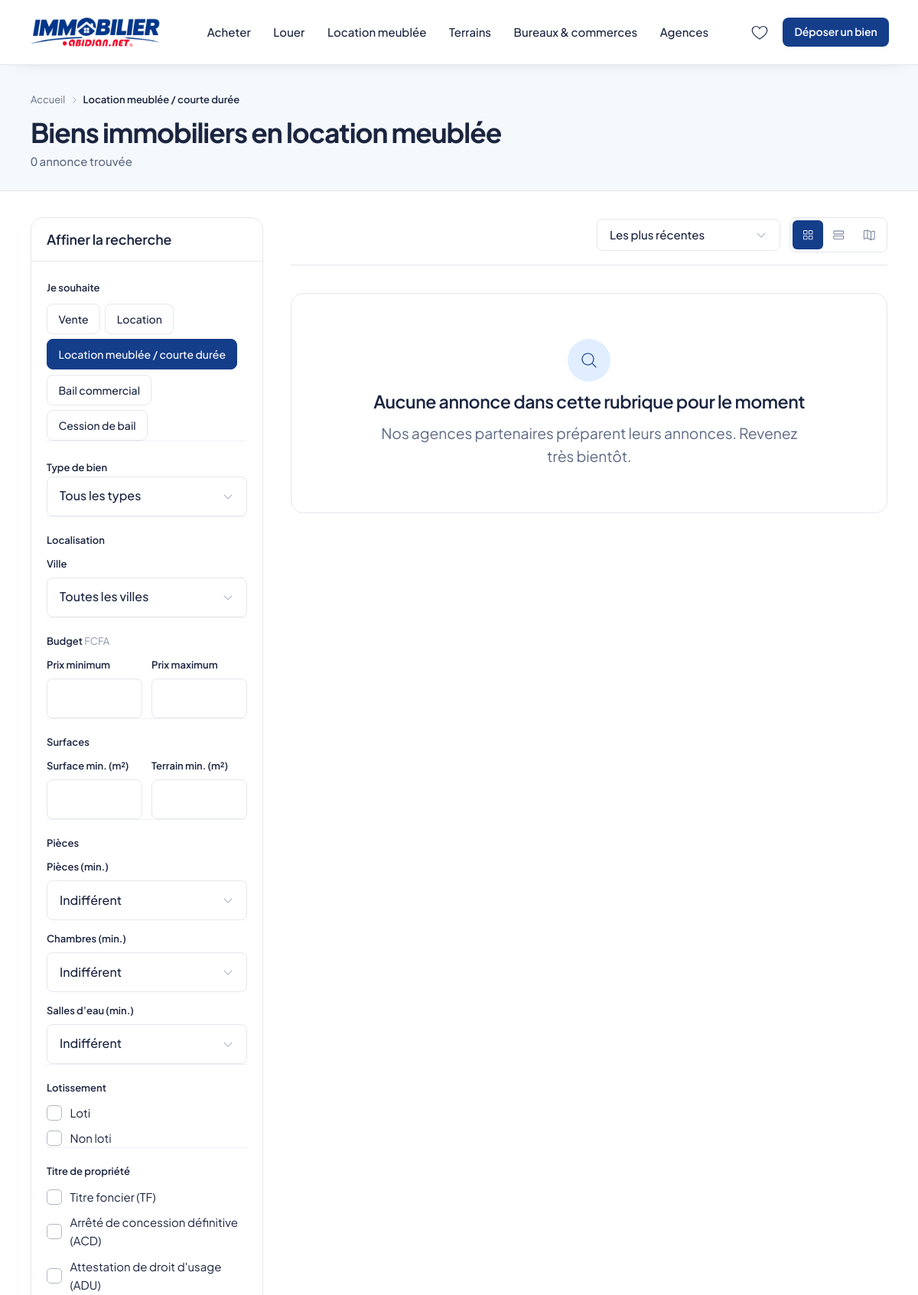
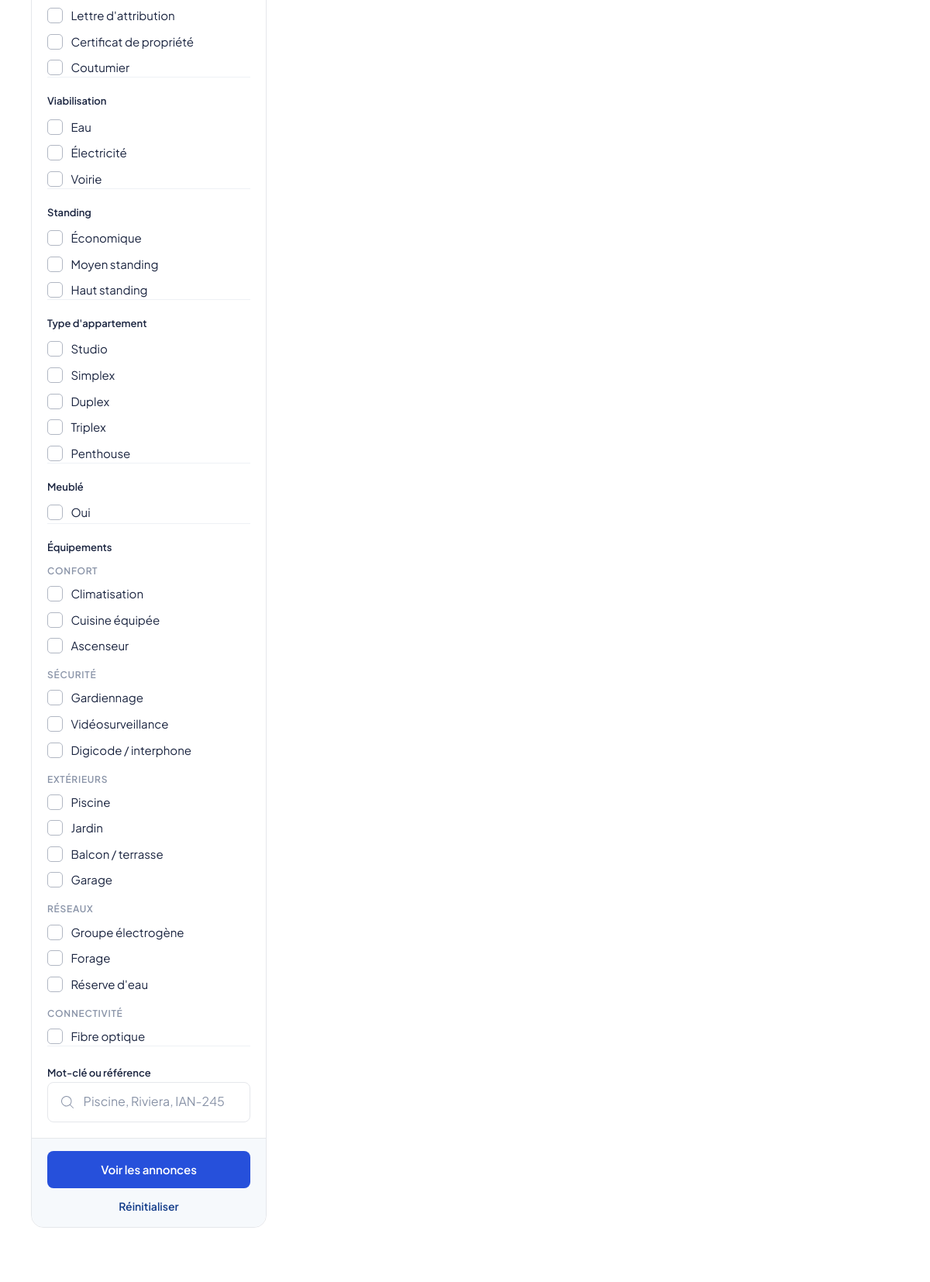
The app's page /location-meublee (upper part) with its own data (2 pictures, top to bottom).
### tables this page shows
CREATE TABLE transaction_types (
  id                   INT UNSIGNED  NOT NULL AUTO_INCREMENT,
  code                 VARCHAR(40)   NOT NULL,
  slug                 VARCHAR(60)   NOT NULL COMMENT 'Segment d’URL : acheter, louer…',
  name                 VARCHAR(80)   NOT NULL,
  name_translations    JSON          NULL,
  default_price_period ENUM('total','month','week','night','year') NOT NULL DEFAULT 'total',
  is_active            TINYINT(1)    NOT NULL DEFAULT 1,
  sort_order           SMALLINT      NOT NULL DEFAULT 0,
  PRIMARY KEY (id),
  UNIQUE KEY uq_transaction_types_code (code),
  UNIQUE KEY uq_transaction_types_slug (slug)
);

CREATE TABLE countries (
  id                 INT UNSIGNED     NOT NULL AUTO_INCREMENT,
  iso2               CHAR(2)          NOT NULL,
  name               VARCHAR(100)     NOT NULL,
  name_translations  JSON             NULL,
  currency_code      CHAR(3)          NOT NULL COMMENT 'ISO 4217 (XOF, XAF, GHS…)',
  currency_symbol    VARCHAR(10)      NOT NULL,
  currency_decimals  TINYINT UNSIGNED NOT NULL DEFAULT 0,
  phone_prefix       VARCHAR(6)       NOT NULL,
  default_locale     VARCHAR(10)      NOT NULL DEFAULT 'fr',
  timezone           VARCHAR(40)      NOT NULL,
  is_active          TINYINT(1)       NOT NULL DEFAULT 0,
  sort_order         SMALLINT         NOT NULL DEFAULT 0,
  created_at         DATETIME         NOT NULL DEFAULT CURRENT_TIMESTAMP,
  updated_at         DATETIME         NULL ON UPDATE CURRENT_TIMESTAMP,
  PRIMARY KEY (id),
  UNIQUE KEY uq_countries_iso2 (iso2)
);

CREATE TABLE property_attributes (
  id                 INT UNSIGNED  NOT NULL AUTO_INCREMENT,
  group_id           INT UNSIGNED  NOT NULL,
  code               VARCHAR(60)   NOT NULL,
  name               VARCHAR(100)  NOT NULL,
  name_translations  JSON          NULL,
  input_type         ENUM('integer','decimal','text','boolean','select','multiselect','date','year') NOT NULL,
  unit               VARCHAR(20)   NULL COMMENT 'm², places…',
  storage            ENUM('eav','column') NOT NULL DEFAULT 'eav',
  column_name        VARCHAR(40)   NULL,
  min_value          DECIMAL(14,2) NULL,
  max_value          DECIMAL(14,2) NULL,
  help_text          VARCHAR(255)  NULL,
  is_filterable      TINYINT(1)    NOT NULL DEFAULT 0 COMMENT 'Proposé dans les filtres de recherche',
  is_public          TINYINT(1)    NOT NULL DEFAULT 1 COMMENT 'Affiché sur la fiche publique',
  is_active          TINYINT(1)    NOT NULL DEFAULT 1,
  sort_order         SMALLINT      NOT NULL DEFAULT 0,
  created_at         DATETIME      NOT NULL DEFAULT CURRENT_TIMESTAMP,
  updated_at         DATETIME      NULL ON UPDATE CURRENT_TIMESTAMP,
  PRIMARY KEY (id),
  UNIQUE KEY uq_property_attributes_code (code),
  KEY idx_property_attributes_group (group_id, sort_order),
  CONSTRAINT fk_property_attributes_group FOREIGN KEY (group_id) REFERENCES attribute_groups (id),
  CONSTRAINT chk_property_attributes_storage CHECK (
    (storage = 'eav' AND column_name IS NULL) OR
    (storage = 'column' AND column_name IN ('living_area','land_area','rooms','bedrooms','bathrooms'))
  )
);

### app/Views/front/partials/search-filters.php (the view, shortened to what the rows shown need)
<?php
$currency = site()?->country->currencySymbol ?? '';
?>
<form class="im-filters" id="im-filters" method="get" action="<?= e(url($criteria->transaction['slug'])) ?>" data-filters>
  <div class="im-filters__body">
    <fieldset class="im-filters__group">
      <div class="im-filters__transactions">
        <?php foreach ($transactions as $transaction): $active = $transaction['slug'] === $criteria->transaction['slug']; ?>
        <a class="im-chip<?= $active ? ' is-active' : '' ?>" href="<?= e(url($transaction['slug'])) ?>"<?= $active ? ' aria-current="page"' : '' ?>><?= e($transaction['label']) ?></a>
        <?php endforeach; ?>
      </div>
    </fieldset>
    <fieldset class="im-filters__group">
      <legend class="im-filters__legend"><?= e(__('front.filters.budget')) ?> <span class="im-filters__unit"><?= e($currency) ?></span></legend>
    </fieldset>
    <?php foreach ($panel['attributes'] as $attribute): ?>
    <fieldset class="im-filters__group">
      <legend class="im-filters__legend"><?= e($attribute['label']) ?></legend>
      <?php if ($attribute['type'] === 'boolean'): ?>
      <label class="im-check">
        <span class="im-check__box" aria-hidden="true"><?= icon('check') ?></span>
        <span><?= e(__('front.filters.yes')) ?></span>
      </label>
      <?php else: ?>
      <div class="im-filters__options">
        <?php foreach ($attribute['options'] as $code => $label): ?>
        <label class="im-check">
          <span class="im-check__box" aria-hidden="true"><?= icon('check') ?></span>
          <span><?= e($label) ?></span>
        </label>
        <?php endforeach; ?>
      </div>
      <?php endif; ?>
    </fieldset>
    <?php endforeach; ?>
  </div>
</form>

### records on screen
transaction_types: name "Vente"
transaction_types: name "Location"
transaction_types: name "Bail commercial"
transaction_types: name "Cession de bail"
countries: currency_symbol "FCFA"
property_attributes: name "Lotissement", label "Loti", label "Non loti"
property_attributes: name "Titre de propriété", label "Titre foncier (TF)", label "Arrêté de concession définitive (ACD)", label "Attestation de droit d'usage (ADU)", label "Lettre d'attribution", label "Certificat de propriété", label "Coutumier"
property_attributes: name "Viabilisation", label "Eau", label "Électricité", label "Voirie"
property_attributes: name "Standing", label "Économique", label "Moyen standing", label "Haut standing"
property_attributes: name "Type d'appartement", label "Studio", label "Simplex", label "Duplex", label "Triplex", label "Penthouse"
property_attributes: name "Meublé"

### other values on screen
$item['label'] "Acheter"
$item['label'] "Louer"
$item['label'] "Location meublée"
$item['label'] "Terrains"
$item['label'] "Bureaux & commerces"
$item['label'] "Agences"
__('front.nav.submit_property') "Déposer un bien"
$item['label'] "Accueil"
$item['label'] "Location meublée / courte durée"
$heading "Biens immobiliers en location meublée"
__n('front.results.count', $total) "0 annonce trouvée"
__('front.filters.title') "Affiner la recherche"
__('front.filters.transaction') "Je souhaite"
$transaction['label'] "Location meublée / courte durée"
__('front.filters.type') "Type de bien"
